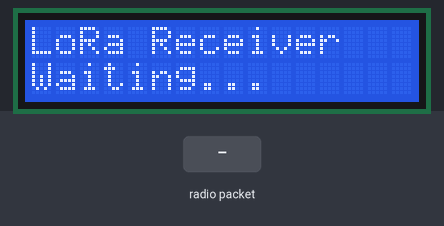
The sketch below on a simulated Arduino Uno, built with avr-gcc and run on an emulated ATmega328P. On the bench: 16×2 character LCD. The inputs (shaded band) are chosen by the test bench. EEPROM starts erased; no radio packets arrive unless stated; what the sketch prints to the serial monitor is not drawn.

Above: at 1.7 s.
1.8 s: radio packet "1" arrives
At 2.2 s:
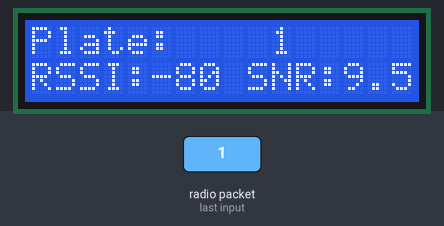
3.3 s: radio packet "0" arrives
At 4.3 s:
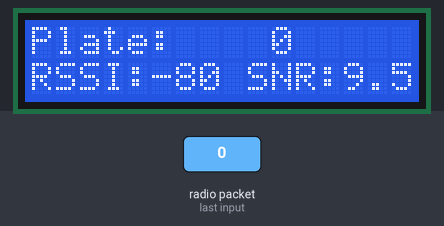
4.8 s: radio packet "2" arrives
At 16.0 s:
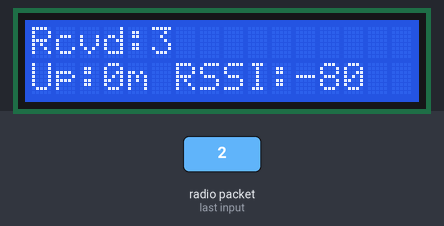
Timing chart, 0 to 16.3 s (numbered marks = the images above; inputs shaded):
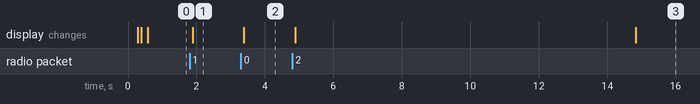

The sketch:

license-plate-lora.ino
```cpp
#include <SPI.h>
#include <LoRa.h>
#include <Wire.h>
#include <LiquidCrystal_I2C.h>
#include <EEPROM.h>

// ====================== CONFIGURATION ======================
// LoRa module pins
#define SS_PIN 10
#define RST_PIN 9
#define DIO0_PIN 2

// LCD I2C address
#define LCD_ADDRESS 0x27
#define LCD_COLUMNS 16
#define LCD_ROWS 2

// System parameters
#define SERIAL_BAUD_RATE 9600
#define LORA_FREQUENCY 915E6  // 915MHz - adjust for your region
#define LOG_INTERVAL 60000    // Log stats every minute (60000ms)
#define DISPLAY_TIMEOUT 10000 // Display plate for 10 seconds before showing stats
#define MAX_PLATES 10         // Number of plates to store in EEPROM history
#define EEPROM_START_ADDR 0   // Starting address for EEPROM storage

// LoRa radio parameters
#define LORA_SPREADING_FACTOR 7
#define LORA_SIGNAL_BANDWIDTH 125E3
#define LORA_CODING_RATE 5
#define LORA_SYNC_WORD 0x12
#define LORA_TX_POWER 17      // dBm

// Initialize the LCD
LiquidCrystal_I2C lcd(LCD_ADDRESS, LCD_COLUMNS, LCD_ROWS);

unsigned long lastStatsTime = 0;
unsigned long lastPacketTime = 0;
unsigned long uptime = 0;
unsigned int packetsReceived = 0;
int lastRssi = 0;
float lastSnr = 0.0;
bool displayingPlate = false;
String currentPlate = "";
String lastPlates[MAX_PLATES];
int plateIndex = 0;

// System states
enum DisplayMode {
  WAITING,
  DISPLAY_PLATE,
  DISPLAY_STATS
};

DisplayMode currentMode = WAITING;

// ====================== FUNCTION DECLARATIONS ======================
bool initLoRa();
bool initLCD();
void displayWaitingScreen();
void displayPlate(String plateNumber, int rssi, float snr);
void displayStats();
void processLoRaPacket();
void storeToHistory(String plateNumber);
void loadHistory();
void scrollMessage(String message, int row, int delayTime);

void setup() {
  // Initialize Serial communication
  Serial.begin(SERIAL_BAUD_RATE);

  delay(100);

  Serial.println(F("License Plate LoRa Receiver Starting..."));

  // Initialize components
  if (!initLoRa()) {
    Serial.println(F("FATAL: LoRa initialization failed"));
    // Visual indicator of failure
    for (int i = 0; i < 10; i++) {
      digitalWrite(LED_BUILTIN, HIGH);
      delay(100);
      digitalWrite(LED_BUILTIN, LOW);
      delay(100);
    }
    while (true) {
      digitalWrite(LED_BUILTIN, HIGH);
      delay(1000);
      digitalWrite(LED_BUILTIN, LOW);
      delay(1000);
    }
  }

  if (!initLCD()) {
    Serial.println(F("WARNING: LCD initialization failed"));
  }

  // Load previous license plates from EEPROM
  loadHistory();

  displayWaitingScreen();

  lastStatsTime = millis();

  Serial.println(F("Setup complete. Waiting for license plates..."));
}

// ====================== MAIN LOOP ======================
void loop() {
  unsigned long currentTime = millis();

  int packetSize = LoRa.parsePacket();
  if (packetSize) {
    processLoRaPacket();
    lastPacketTime = currentTime;
    currentMode = DISPLAY_PLATE;
    displayingPlate = true;
  }

  if (currentMode == DISPLAY_PLATE && displayingPlate) {
    if (currentTime - lastPacketTime > DISPLAY_TIMEOUT) {
      displayingPlate = false;
      currentMode = DISPLAY_STATS;
      displayStats();
    }
  }
  else if (currentMode != WAITING && currentTime - lastStatsTime > LOG_INTERVAL) {
    lastStatsTime = currentTime;
    uptime = currentTime / 1000; // Convert to seconds

    // Log stats to serial
    Serial.println(F("======= SYSTEM STATS ======="));
    Serial.print(F("Uptime: "));
    Serial.print(uptime / 60);
    Serial.println(F(" minutes"));
    Serial.print(F("Packets received: "));
    Serial.println(packetsReceived);
    Serial.print(F("Last RSSI: "));
    Serial.println(lastRssi);
    Serial.print(F("Last SNR: "));
    Serial.println(lastSnr);
    Serial.println(F("==========================="));

    // If not currently showing a plate, update the stats display
    if (!displayingPlate) {
      displayStats();
    }
  }

  delay(10);
}

// ====================== FUNCTION IMPLEMENTATIONS ======================

/**
 * Initialize LoRa module with error handling
 */
bool initLoRa() {
  LoRa.setPins(SS_PIN, RST_PIN, DIO0_PIN);

  // Try initialization with timeout
  unsigned long startAttemptTime = millis();
  while (!LoRa.begin(LORA_FREQUENCY)) {
    if (millis() - startAttemptTime > 5000) {
      return false; // Timeout after 5 seconds
    }
    delay(100);
  }

  // Configure LoRa parameters for optimal reception
  LoRa.setSpreadingFactor(LORA_SPREADING_FACTOR);
  LoRa.setSignalBandwidth(LORA_SIGNAL_BANDWIDTH);
  LoRa.setCodingRate4(LORA_CODING_RATE);
  LoRa.setSyncWord(LORA_SYNC_WORD);
  LoRa.setTxPower(LORA_TX_POWER);

  // Enable automatic CRC checking
  LoRa.enableCrc();

  Serial.println(F("LoRa initialized successfully"));
  return true;
}

/**
 * Initialize LCD with error handling
 */
bool initLCD() {
  bool success = false;

  for (int attempts = 0; attempts < 3; attempts++) {
    Wire.begin();
    delay(100);

    lcd.init();
    delay(100);

    lcd.backlight();
    lcd.clear();
    success = true;
    break;
  }

  if (success) {
    Serial.println(F("LCD initialized successfully"));
    return true;
  } else {
    return false;
  }
}

/**
 * Display waiting screen
 */
void displayWaitingScreen() {
  lcd.clear();
  lcd.setCursor(0, 0);
  lcd.print(F("LoRa Receiver"));
  lcd.setCursor(0, 1);
  lcd.print(F("Waiting..."));
}

/**
 * Display a license plate with signal quality
 */
void displayPlate(String plateNumber, int rssi, float snr) {
  lcd.clear();
  lcd.setCursor(0, 0);
  lcd.print(F("Plate:"));

  // Center the plate number if it's short enough
  int startPos = (plateNumber.length() <= 10) ?
                (LCD_COLUMNS - plateNumber.length() - 6) / 2 + 6 :
                6;

  lcd.setCursor(startPos, 0);
  lcd.print(plateNumber);

  // Display signal quality
  lcd.setCursor(0, 1);
  lcd.print(F("RSSI:"));
  lcd.print(rssi);
  lcd.print(F(" SNR:"));
  lcd.print(snr);
}

/**
 * Display system statistics
 */
void displayStats() {
  lcd.clear();
  lcd.setCursor(0, 0);
  lcd.print(F("Rcvd:"));
  lcd.print(packetsReceived);

  lcd.setCursor(0, 1);
  lcd.print(F("Up:"));
  lcd.print(uptime / 60);
  lcd.print(F("m RSSI:"));
  lcd.print(lastRssi);
}

/**
 * Process received LoRa packet
 */
void processLoRaPacket() {
  String receivedData = "";

  while (LoRa.available()) {
    char c = (char)LoRa.read();

    if (c >= 32 && c <= 126) {
      receivedData += c;
    }
  }

  // Limit string length to prevent buffer issues
  if (receivedData.length() > 12) {
    receivedData = receivedData.substring(0, 12);
  }

  int rssi = LoRa.packetRssi();
  float snr = LoRa.packetSnr();

  // Update statistics
  packetsReceived++;
  lastRssi = rssi;
  lastSnr = snr;
  currentPlate = receivedData;

  // Store to history
  storeToHistory(receivedData);

  // Log to serial
  Serial.println(F("------------------------------"));
  Serial.print(F("License Plate: "));
  Serial.println(receivedData);
  Serial.print(F("RSSI: "));
  Serial.print(rssi);
  Serial.print(F(" dBm, SNR: "));
  Serial.print(snr);
  Serial.println(F(" dB"));
  Serial.println(F("------------------------------"));

  // Update display
  displayPlate(receivedData, rssi, snr);
}

/**
 * Store a license plate to history in EEPROM
 */
void storeToHistory(String plateNumber) {
  lastPlates[plateIndex] = plateNumber;
  plateIndex = (plateIndex + 1) % MAX_PLATES;

  int addr = EEPROM_START_ADDR + (plateIndex * 10); // Allocate 10 bytes per plate

  for (unsigned int i = 0; i < plateNumber.length() && i < 9; i++) {
    EEPROM.update(addr + i, plateNumber[i]);
  }

  // Null terminate the string
  EEPROM.update(addr + min(plateNumber.length(), 9U), 0);
}

/**
 * Load license plate history from EEPROM
 */
void loadHistory() {
  for (int i = 0; i < MAX_PLATES; i++) {
    lastPlates[i] = "";
    int addr = EEPROM_START_ADDR + (i * 10);

    for (int j = 0; j < 9; j++) {
      char c = EEPROM.read(addr + j);
      if (c == 0) break;
      lastPlates[i] += c;
    }
  }

  Serial.println(F("License plate history loaded"));

  // Print history if any exists
  bool hasHistory = false;
  for (int i = 0; i < MAX_PLATES; i++) {
    if (lastPlates[i].length() > 0) {
      if (!hasHistory) {
        Serial.println(F("Previous plates:"));
        hasHistory = true;
      }
      Serial.print(i + 1);
      Serial.print(F(". "));
      Serial.println(lastPlates[i]);
    }
  }

  if (!hasHistory) {
    Serial.println(F("No plate history found"));
  }
}

/**
 * Scroll a message that's too long for the LCD
 */
void scrollMessage(String message, int row, int delayTime) {
  if (message.length() <= LCD_COLUMNS) {
    lcd.setCursor(0, row);
    lcd.print(message);
    return;
  }

  // Add spaces at the end for smooth scrolling
  message = message + "    ";

  for (unsigned int i = 0; i < message.length() - LCD_COLUMNS + 1; i++) {
    lcd.setCursor(0, row);
    lcd.print(message.substring(i, i + LCD_COLUMNS));
    delay(delayTime);
  }
}
```

Measured:
- after the input at 1.8 s, the display: changes after 0.09 s (image 1)
- after the input at 3.3 s, the display: changes after 0.08 s (image 2)
- after the input at 4.8 s, the display: first changes after 0.09 s (image 3 shows a later state)
